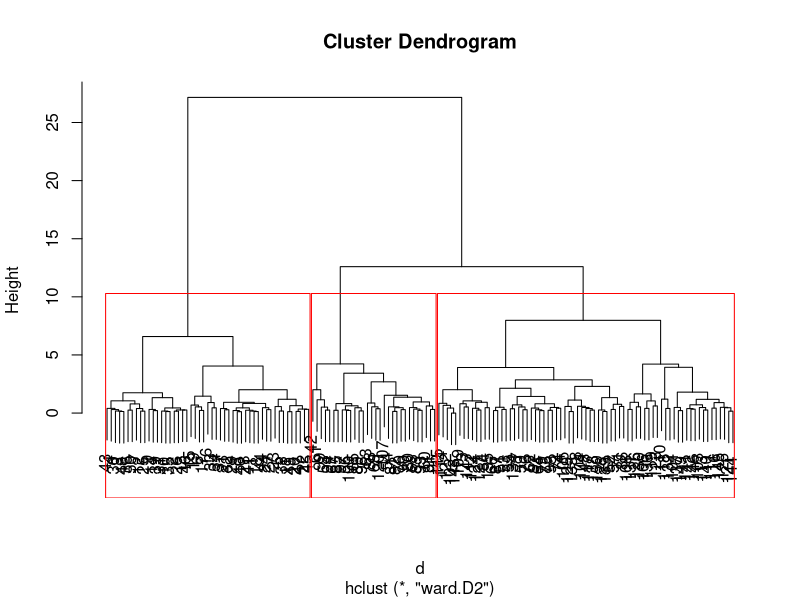
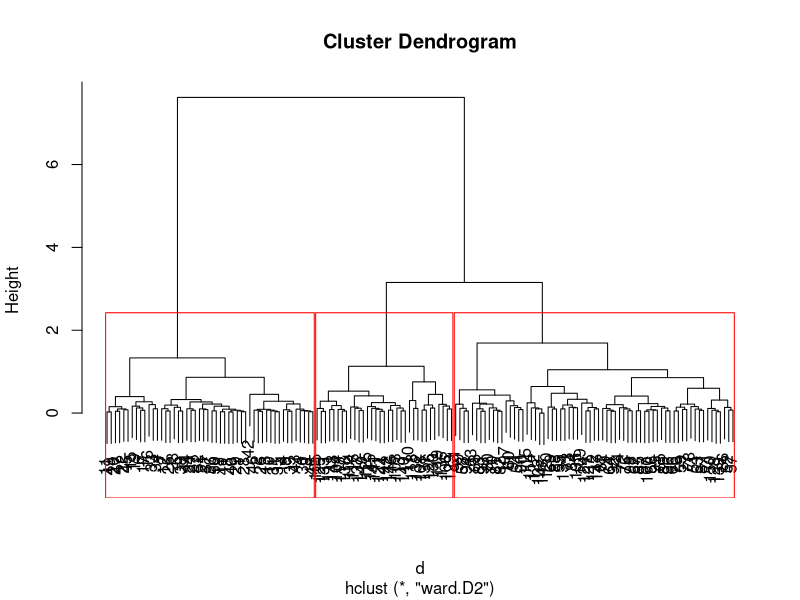
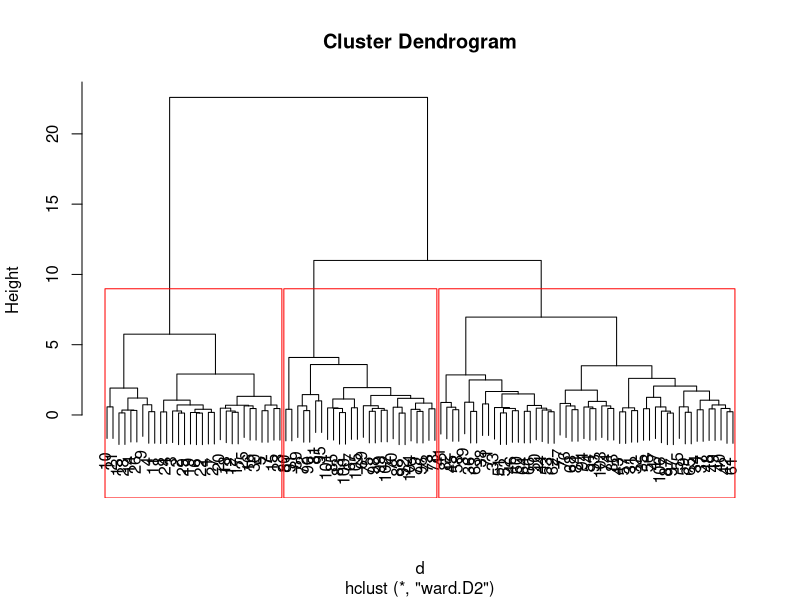

The R script that drew these images, in order: (Note: this script raises an error after producing the figures.)
# There are two techniques to use to normalize data
# - mean/std deviation (this is like the scale function in R.)
# - min/max method 
# - The goal is to standardize the mean to 0 and the std. deviation to be 1

#Prediction using hclust clustering
#Compute summary statistics of independent variables; dataset = iris
#Independent variables = iris[,-5]; 5th column is the dependent variabile Species
colMeans(iris[,-5])
c(sd(iris[,1]),sd(iris[,2]),sd(iris[,3]),sd(iris[,4]))
#Use the scale command to normalize all numerical independent variables
Niris=scale(iris[,-5])
colMeans(Niris)
c(sd(Niris[,1]),sd(Niris[,2]),sd(Niris[,3]),sd(Niris[,4]))
#It is obvious that scale transformation generates the Normalized data
#with zero means and unity standard deviations
#Now we are ready to perform hclust clustering with number of clusters
#equals to the number of dependent variable levels
str(iris$Species)
#Hierarchical Clustering using Niris
#After standardization, then we use the distance function for the four variables
#distance function is used to build the vector quantization
d=dist(Niris)
class(d)
#Then perform hclust model using d
m=hclust(d, "ward.D2") #ward.D2 is a method of hclust
plot(m)
#Specify number of clusters to be three
rect.hclust(m,k=3,border = "Red")
#Predictions
clusters=cutree(m,3)
length(clusters)
table(clusters)
length(iris$Species)
table(iris$Species)
c=table(clusters,iris$Species)
c
#ACCURACY
ACC=(max(c[,1])+max(c[,2])+max(c[,3]))/sum(c)
ACC
#SENSITIVITY
SEN=cbind(c[,1]/sum(c[,1]),c[,2]/sum(c[,2]),c[,3]/sum(c[,3]))
SEN
##Now we just do the same as above but use the min/max method
#It results in a better predictive model
#Min/Max Normalization
Niris=cbind((iris[,1]-min(iris[,1]))/(max(iris[,1])-min(iris[,1])),(iris[,2]-min(iris[,2]))/(max(iris[,2])-min(iris[,2])),(iris[,3]-min(iris[,3]))/(max(iris[,3])-min(iris[,3])),(iris[,4]-min(iris[,4]))/(max(iris[,4])-min(iris[,4])))
d=dist(Niris)
m=hclust(d, "ward.D2")
plot(m)
rect.hclust(m, k=3,border = "Red")
clusters=cutree(m, 3)
c=table(clusters,iris$Species)
c
ACC=(max(c[,1])+max(c[,2])+max(c[,3]))/sum(c)
ACC
SEN=cbind(c[,1]/sum(c[,1]),c[,2]/sum(c[,2]),c[,3]/sum(c[,3]))
SEN
#Training and Testing subsets
set.seed(497)
ind=sample(2,nrow(iris),replace = TRUE, prob = c(0.7, 0.3))
training=iris[ind == 1,]
testing=iris[ind == 2,]
mn=colMeans(training[,-5])
s=c(sd(training[,1]),sd(training[,2]),sd(training[,3]),sd(training[,4]))
cv=cov(training[,-5])
mn
s
cv
nrow(training)
nrow(testing)
nrow(iris)
Normalized_training=cbind((training[,1]-mn[1])/s[1],(training[,2]-mn[2])/s[2],(training[,3]-mn[3])/s[3],(training[,4]-mn[4])/s[4])
colMeans(Normalized_training)
cov(Normalized_training)
#Perform hclust model using dist(Normalized_training) and k = 3
d=dist(Normalized_training)
m=hclust(d, "ward.D2")
plot(m)
rect.hclust(m,k=3,border = "Red")
clusters=cutree(m,3) # cut the tree down to the right number of clusters
length(clusters)
length(training$Species)
table(clusters)
table(training$Species)
c=table(clusters,training$Species)
c
#ACCURACY
ACC_training=(max(c[,1])+max(c[,2])+max(c[,3]))/sum(c)
ACC_training
#SENSITIVITY
SEN_training=cbind(c[,1]/sum(c[,1]),c[,2]/sum(c[,2]),c[,3]/sum(c[,3]))
SEN_training
#Please notice that hclust model does not compute the coordinates of the centers
#Therefore we have to do it
#we need to split the Normalized training into three subsets c1, c2, and c3
c1=Normalized_training[clusters == 1,]
c2=Normalized_training[clusters == 2,]
c3=Normalized_training[clusters == 3,]
nrow(c1)
nrow(c2)
nrow(c3)
cntrs=rbind(colMeans(c1),colMeans(c2),colMeans(c3))
cntrs
#Now we can do predictions using Normalized testing data
d=rbind(Normalized_testing,cntrs)
nrow(d)
nrow(Normalized_testing)
x=dist(d)
x=as.matrix(x)
y=x[45:47,1:44]
p=which.min(y[,1])
for (i in 2:44) {p=c(p,which.min(y[,i]))}
length(p)

